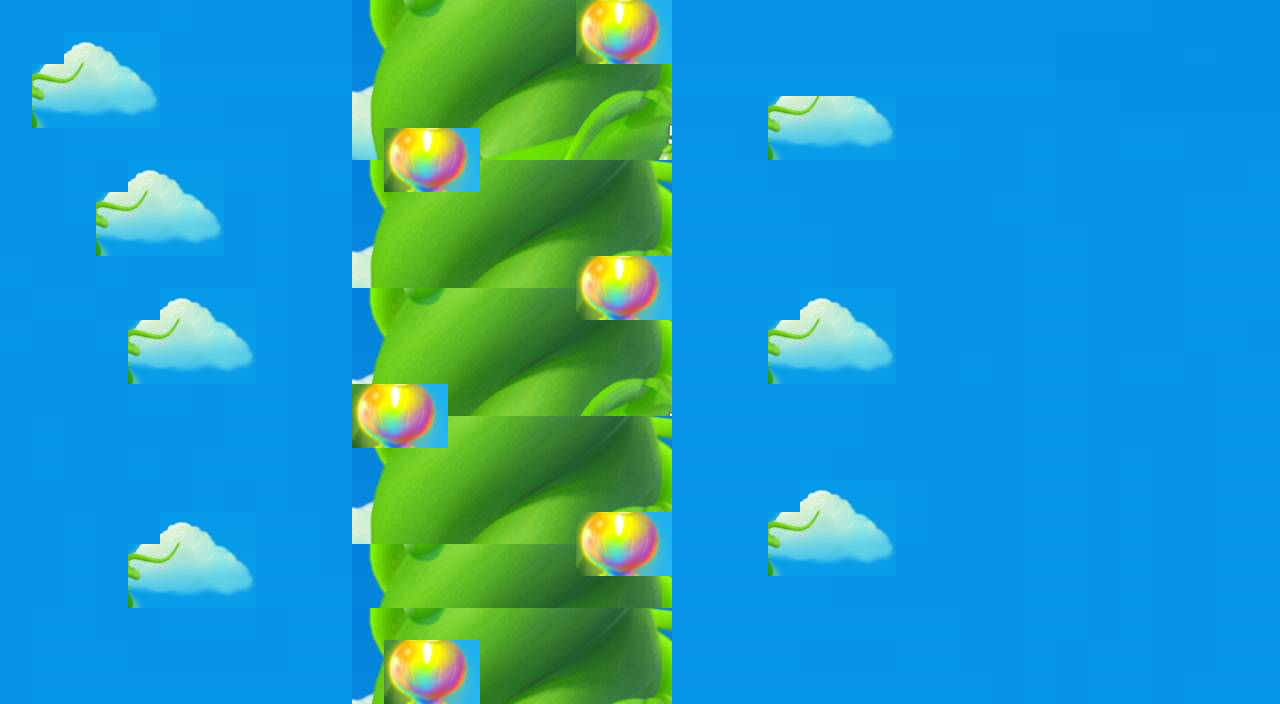

Tiled map render using the project's own tile images. Description and the map definition, with tile-layer contents summarised, below:
An orthogonal 40x22 tile map with 32x32 px tiles, 1 tile layer (block) and 5 objects.

<map version="1.0" orientation="orthogonal" width="40" height="22" tilewidth="32" tileheight="32">
 <tileset firstgid="1" name="tree" tilewidth="32" tileheight="32">
  <image source="tree.jpg" width="720" height="1280" />
 </tileset>
 <layer name="block" width="40" height="22">
  <data>[880 cells, 880 non-empty, 72 distinct tile ids]</data>
 </layer>
 <objectgroup name="kuai" width="40" height="22">
  <object x="384" y="640" width="96" height="64" />
  <object x="576" y="512" width="96" height="64" />
  <object x="352" y="384" width="96" height="64" />
  <object x="576" y="256" width="96" height="64" />
  <object x="384" y="128" width="96" height="64" />
 </objectgroup>
</map>